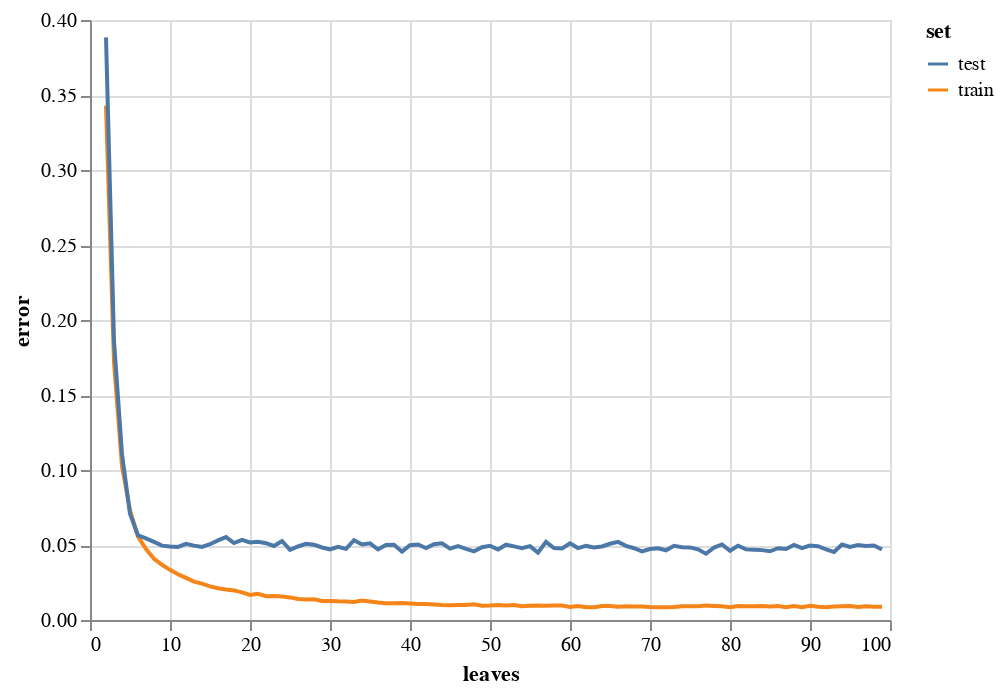

The code cell stored with this chart in its notebook:
### Code cell
alt.Chart(df_err).mark_line().encode(
    x="leaves",
    y = "error",
    color = "set",
)

### Figure 1 — Vega-Lite specification as saved in the notebook (floating-point values rounded to 4 significant figures; data arrays with more than 128 entries replaced by an {"elided": "..."} marker saying what was removed)
{"config": {"view": {"continuousWidth": 400, "continuousHeight": 300}}, "data": {"name": "data-73015dd487882ed3d8a7276b411842de"}, "mark": "line", "encoding": {"color": {"field": "set", "type": "nominal"}, "x": {"field": "leaves", "type": "quantitative"}, "y": {"field": "error", "type": "quantitative"}}, "$schema": "https://vega.github.io/schema/vega-lite/v4.17.0.json", "datasets": {"data-73015dd487882ed3d8a7276b411842de": {"elided": "196 records"}}}
